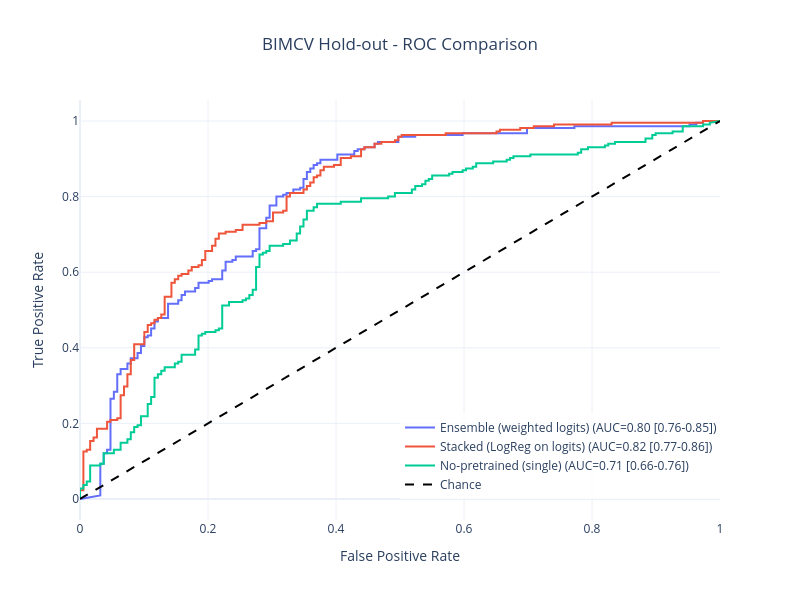
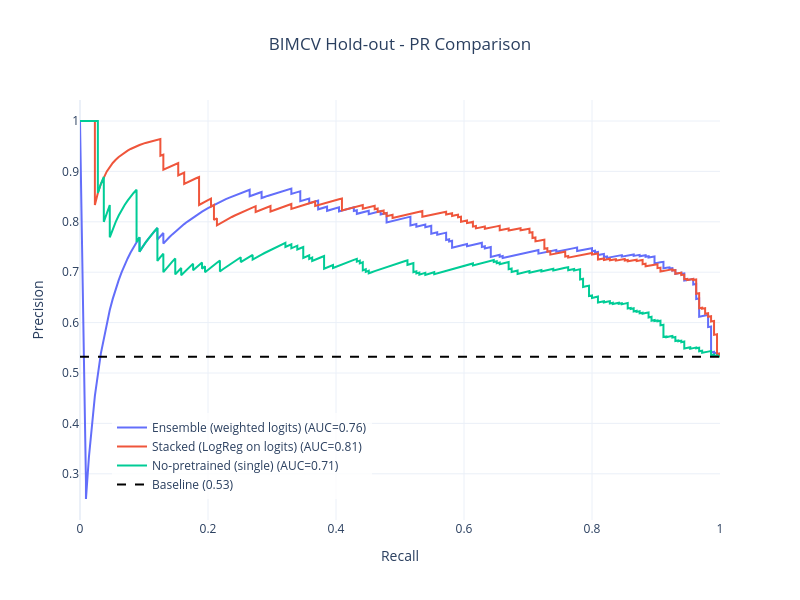

Notebook code for these charts, in order:
### Code cell
import numpy as np
import torch
import plotly.graph_objects as go
from sklearn.metrics import roc_curve, auc, precision_recall_curve, classification_report, confusion_matrix
from scipy import stats

# ==============================================================================
# 1. FUNCIONES ESTADÍSTICAS (DeLong Test)
# ==============================================================================

def fast_delong(predictions_sorted_transposed, label_1_count):
    """Implementación rápida del método DeLong para covarianza de AUCs."""
    m = label_1_count
    n = predictions_sorted_transposed.shape[1] - m
    positive_examples = predictions_sorted_transposed[:, :m]
    negative_examples = predictions_sorted_transposed[:, m:]
    k = predictions_sorted_transposed.shape[0]

    tx = np.empty([k, m], dtype=float)
    ty = np.empty([k, n], dtype=float)
    tz = np.empty([k, m + n], dtype=float)

    def compute_midrank(x):
        J = np.argsort(x)
        Z = x[J]
        N = len(x)
        T = np.zeros(N, dtype=float)
        i = 0
        while i < N:
            j = i
            while j < N and Z[j] == Z[i]: j += 1
            T[i:j] = 0.5 * (i + j - 1) + 1
            i = j
        T2 = np.empty(N, dtype=float); T2[J] = T
        return T2

    for r in range(k):
        tx[r, :] = compute_midrank(positive_examples[r, :])
        ty[r, :] = compute_midrank(negative_examples[r, :])
        tz[r, :] = compute_midrank(predictions_sorted_transposed[r, :])

    aucs = tz[:, :m].sum(axis=1) / m / n - float(m + 1.0) / 2.0 / n
    v01 = (tz[:, :m] - tx[:, :]) / n
    v10 = 1.0 - (tz[:, m:] - ty[:, :]) / m
    sx = np.cov(v01); sy = np.cov(v10)
    delongcov = sx / m + sy / n
    return aucs, delongcov

def compute_auc_with_ci(y_true, y_score, alpha=0.95):
    """Calcula AUC y su Intervalo de Confianza (95%)."""
    y_true = np.array(y_true); y_score = np.array(y_score)
    order = np.argsort(y_true)[::-1]
    y_true = y_true[order]; y_score = y_score[order]
    n_pos = int(y_true.sum())
    if n_pos == 0 or n_pos == len(y_true): return np.nan, np.nan, np.nan
    
    aucs, delongcov = fast_delong(y_score.reshape(1, -1), n_pos)
    auc_val = aucs[0]
    variance = delongcov.item() if np.ndim(delongcov)==0 else delongcov[0,0]
    std_err = np.sqrt(variance)
    z = stats.norm.ppf(0.5 + alpha / 2)
    ci_lo = max(0.0, auc_val - z*std_err)
    ci_hi = min(1.0, auc_val + z*std_err)
    return auc_val, ci_lo, ci_hi

def get_pvalue_compare_models(y_true, y_score_a, y_score_b):
    """Test de DeLong pareado: Modelo A vs Modelo B."""
    y_true = np.array(y_true); y_score_a = np.array(y_score_a); y_score_b = np.array(y_score_b)
    order = np.argsort(y_true)[::-1]
    y_true = y_true[order]; y_score_a = y_score_a[order]; y_score_b = y_score_b[order]
    n_pos = int(y_true.sum())
    
    preds = np.stack([y_score_a, y_score_b])
    aucs, sigma = fast_delong(preds, n_pos)
    l = np.array([[1, -1]])
    z = np.abs(np.diff(aucs)) / np.sqrt(np.dot(np.dot(l, sigma), l.T))
    return 2 * (1 - stats.norm.cdf(z[0][0]))

# ==============================================================================
# 2. FUNCIÓN DE COMPARACIÓN COMPLETA
# ==============================================================================

def compare_models_full_report(
    y_true,
    model_scores: dict,
    title_prefix: str = "Validation",
    width: int = 800,
    height: int = 600,
    out_path_roc: str = None,
    out_path_pr: str = None,
    show: bool = True,
):
    y_true = np.asarray(y_true).ravel().astype(int)
    prevalence = y_true.mean() if y_true.size else 0.0

    # Helper para extraer prob clase positiva
    def to_pos_scores(scores):
        if isinstance(scores, torch.Tensor):
            s = scores.detach().cpu().numpy()
        else:
            s = np.asarray(scores)
        if s.ndim == 2 and s.shape[1] == 2:
            return s[:, 1].ravel()
        return s.ravel()

    roc_curves = {}
    pr_curves = {}
    metrics = {}
    processed_scores = {} 

    print(f"\n{'='*60}")
    print(f"--- {title_prefix} DETAILED REPORT ---")
    print(f"{'='*60}\n")
    
    # 1. Métricas Globales (AUCs)
    for name, scores in model_scores.items():
        y_score = to_pos_scores(scores)
        processed_scores[name] = y_score
        
        if y_score.shape[0] != y_true.shape[0]:
            raise ValueError(f"{name}: length mismatch.")

        # DeLong AUC + CI
        roc_auc, ci_lo, ci_hi = compute_auc_with_ci(y_true, y_score)
        
        # PR Curve
        precision, recall, _ = precision_recall_curve(y_true, y_score)
        pr_auc = auc(recall, precision)
        
        # ROC Curve (para plot)
        fpr, tpr, _ = roc_curve(y_true, y_score)

        roc_curves[name] = (fpr, tpr, roc_auc)
        pr_curves[name] = (recall, precision, pr_auc)
        
        metrics[name] = {
            "roc_auc": roc_auc, "ci_lo": ci_lo, "ci_hi": ci_hi, "pr_auc": pr_auc
        }
        
        print(f">>> Model: {name}")
        print(f"    ROC-AUC: {roc_auc:.3f} (95% CI: {ci_lo:.3f}-{ci_hi:.3f})")
        print(f"    PR-AUC:  {pr_auc:.3f}")
        print("-" * 30)

    # 2. Classification Report & Confusion Matrix
    print(f"\n{'='*60}")
    print("--- CLASSIFICATION REPORT (Threshold = 0.5) ---")
    print(f"{'='*60}")
    
    for name, y_score in processed_scores.items():
        pred_labels = (y_score >= 0.5).astype(int)
        report = classification_report(y_true, pred_labels, target_names=['Non-csPC', 'csPC'])
        cm = confusion_matrix(y_true, pred_labels)
        
        print(f"\nModel: {name}")
        print(report)
        print(f"Confusion Matrix:\n{cm}")
        print("-" * 40)

    # 3. Plotting ROC
    fig_roc = go.Figure()
    for name, (fpr, tpr, roc_auc) in roc_curves.items():
        ci_txt = f"[{metrics[name]['ci_lo']:.2f}-{metrics[name]['ci_hi']:.2f}]"
        fig_roc.add_trace(go.Scatter(
            x=fpr, y=tpr, mode="lines",
            name=f"{name} (AUC={roc_auc:.2f} {ci_txt})"
        ))
    fig_roc.add_trace(go.Scatter(x=[0, 1], y=[0, 1], mode="lines", line=dict(color="black", dash="dash"), name="Chance"))
    
    fig_roc.update_layout(
        title=dict(text=f"{title_prefix} - ROC Comparison", x=0.5),
        xaxis_title="False Positive Rate", yaxis_title="True Positive Rate",
        width=width, height=height, template="plotly_white",
        legend=dict(x=0.50, y=0.05, bgcolor='rgba(255,255,255,0.8)')
    )

    # 4. Plotting PR
    fig_pr = go.Figure()
    for name, (recall, precision, pr_auc_val) in pr_curves.items():
        fig_pr.add_trace(go.Scatter(
            x=recall, y=precision, mode="lines",
            name=f"{name} (AUC={pr_auc_val:.2f})"
        ))
    fig_pr.add_trace(go.Scatter(
        x=[0, 1], y=[prevalence, prevalence], mode="lines", 
        line=dict(color="black", dash="dash"), name=f"Baseline ({prevalence:.2f})"
    ))
    
    fig_pr.update_layout(
        title=dict(text=f"{title_prefix} - PR Comparison", x=0.5),
        xaxis_title="Recall", yaxis_title="Precision",
        width=width, height=height, template="plotly_white",
        legend=dict(x=0.05, y=0.05, bgcolor='rgba(255,255,255,0.8)')
    )

    if show:
        fig_roc.show()
        fig_pr.show()
    if out_path_roc: fig_roc.write_image(out_path_roc, scale=2)
    if out_path_pr: fig_pr.write_image(out_path_pr, scale=2)

    return fig_roc, fig_pr, metrics, processed_scores

# ==============================================================================
# 3. EJECUCIÓN
# ==============================================================================

# Asegúrate de que y_true_val y tus probabilidades (probs_*) estén definidos
y_true_val = np.array([int(sample["label"][1]) for sample in val_dataloader.dataset])

fig_roc, fig_pr, metrics_results, scores_dict = compare_models_full_report(
    y_true=y_true_val,
    model_scores={
        "Ensemble (weighted logits)": probs_ensemble,
        "Stacked (LogReg on logits)": probs_stack_val,
        "No-pretrained (single)": probs_no_pretrained,
        # "Averaged model": probs_avg, # Descomentar si lo tienes
    },
    title_prefix="BIMCV Hold-out",
    out_path_roc="outputs/figures/results/compare_roc_bimcv_validation.pdf",
    out_path_pr="outputs/figures/results/compare_pr_bimcv_validation.pdf"
)

# --- STATISTICAL TESTS (Paired DeLong) ---
print(f"\n{'='*60}")
print("--- STATISTICAL SIGNIFICANCE (Paired DeLong Test) ---")
print(f"{'='*60}")

def print_pvalue(name_a, name_b):
    p_val = get_pvalue_compare_models(y_true_val, scores_dict[name_a], scores_dict[name_b])
    print(f"{name_a} vs {name_b}")
    print(f"   p-value = {p_val:.2e} ({p_val:.5f})")
    if p_val < 0.05: print("   Result: SIGNIFICANT")
    else:            print("   Result: NOT significant")
    print("-" * 30)

# Comparaciones clave
print_pvalue("Stacked (LogReg on logits)", "No-pretrained (single)")
print_pvalue("Ensemble (weighted logits)", "No-pretrained (single)")

### Figure 1 — Plotly figure (JSON) as saved in the notebook; plotly's stock layout.template omitted (floating-point values rounded to 4 significant figures; data arrays with more than 128 entries replaced by an {"elided": "..."} marker saying what was removed)
{"data": [{"mode": "lines", "name": "Ensemble (weighted logits) (AUC=0.80 [0.76-0.85])", "type": "scatter", "x": [0.0, 0.02646, 0.03175, 0.03175, 0.03175, 0.03175, 0.03175, 0.03175, 0.03704, 0.03704, 0.04233, 0.04233, 0.04762, 0.04762, 0.04762, 0.04762, 0.05291, 0.05291, 0.0582, 0.0582, 0.06349, 0.06349, 0.07407, 0.07407, 0.07937, 0.07937, 0.08995, 0.08995, 0.09524, 0.09524, 0.1005, 0.1005, 0.1058, 0.1058, 0.1111, 0.1111, 0.1164, 0.1164, 0.1217, 0.1217, 0.1376, 0.1376, 0.1534, 0.1534, 0.1587, 0.1587, 0.164, 0.164, 0.1799, 0.1799, 0.1852, 0.1852, 0.2011, 0.2011, 0.2063, 0.2063, 0.2222, 0.2222, 0.2275, 0.2275, 0.2381, 0.2381, 0.2434, 0.2434, 0.2698, 0.2698, 0.2751, 0.2751, 0.2804, 0.2804, 0.291, 0.291, 0.2963, 0.2963, 0.3069, 0.3069, 0.3175, 0.3175, 0.3228, 0.3228, 0.3333, 0.3333, 0.3439, 0.3439, 0.3492, 0.3492, 0.3545, 0.3545, 0.3598, 0.3598, 0.3651, 0.3651, 0.3704, 0.3704, 0.3757, 0.3757, 0.4021, 0.4021, 0.4286, 0.4286, 0.4339, 0.4339, 0.4444, 0.4444, 0.4603, 0.4603, 0.4656, 0.4656, 0.4974, 0.4974, 0.5238, 0.5238, 0.5979, 0.5979, 0.6984, 0.6984, 0.7725, 0.7725, 0.9524, 0.9524, 0.963, 0.963, 0.9735, 0.9735, 0.9894, 1.0], "y": [0.0, 0.009302, 0.009302, 0.02326, 0.03256, 0.03721, 0.04651, 0.09302, 0.09302, 0.1209, 0.1209, 0.1302, 0.1302, 0.1907, 0.2, 0.2651, 0.2651, 0.2837, 0.2837, 0.3302, 0.3302, 0.3442, 0.3442, 0.3581, 0.3581, 0.3721, 0.3721, 0.386, 0.386, 0.4047, 0.4047, 0.4279, 0.4279, 0.4326, 0.4326, 0.4512, 0.4512, 0.4698, 0.4698, 0.4791, 0.4791, 0.5163, 0.5163, 0.5256, 0.5256, 0.5395, 0.5395, 0.5488, 0.5488, 0.5581, 0.5581, 0.5721, 0.5721, 0.5767, 0.5767, 0.5814, 0.5814, 0.6047, 0.6047, 0.6279, 0.6279, 0.6326, 0.6326, 0.6419, 0.6419, 0.6558, 0.6558, 0.6605, 0.6605, 0.7163, 0.7163, 0.7442, 0.7442, 0.7767, 0.7767, 0.8, 0.8, 0.8047, 0.8047, 0.8093, 0.8093, 0.8186, 0.8186, 0.8233, 0.8233, 0.8465, 0.8465, 0.8651, 0.8651, 0.8744, 0.8744, 0.8837, 0.8837, 0.8884, 0.8884, 0.8977, 0.8977, 0.9116, 0.9116, 0.9209, 0.9209, 0.9256, 0.9256, 0.9302, 0.9302, 0.9395, 0.9395, 0.9442, 0.9442, 0.9581, 0.9581, 0.9628, 0.9628, 0.9674, 0.9674, 0.9814, 0.9814, 0.986, 0.986, 0.9907, 0.9907, 0.9953, 0.9953, 1.0, 1.0, 1.0]}, {"mode": "lines", "name": "Stacked (LogReg on logits) (AUC=0.82 [0.77-0.86])", "type": "scatter", "x": {"elided": "141 float values"}, "y": {"elided": "141 float values"}}, {"mode": "lines", "name": "No-pretrained (single) (AUC=0.71 [0.66-0.76])", "type": "scatter", "x": {"elided": "170 float values"}, "y": {"elided": "170 float values"}}, {"line": {"color": "black", "dash": "dash"}, "mode": "lines", "name": "Chance", "type": "scatter", "x": [0, 1], "y": [0, 1]}], "layout": {"height": 600, "legend": {"bgcolor": "rgba(255,255,255,0.8)", "x": 0.5, "y": 0.05}, "title": {"text": "BIMCV Hold-out - ROC Comparison", "x": 0.5}, "width": 800, "xaxis": {"title": {"text": "False Positive Rate"}}, "yaxis": {"title": {"text": "True Positive Rate"}}}}

### Figure 2 — Plotly figure (JSON) as saved in the notebook; plotly's stock layout.template omitted (floating-point values rounded to 4 significant figures; data arrays with more than 128 entries replaced by an {"elided": "..."} marker saying what was removed)
{"data": [{"mode": "lines", "name": "Ensemble (weighted logits) (AUC=0.76)", "type": "scatter", "x": {"elided": "395 float values"}, "y": {"elided": "395 float values"}}, {"mode": "lines", "name": "Stacked (LogReg on logits) (AUC=0.81)", "type": "scatter", "x": {"elided": "402 float values"}, "y": {"elided": "402 float values"}}, {"mode": "lines", "name": "No-pretrained (single) (AUC=0.71)", "type": "scatter", "x": {"elided": "397 float values"}, "y": {"elided": "397 float values"}}, {"line": {"color": "black", "dash": "dash"}, "mode": "lines", "name": "Baseline (0.53)", "type": "scatter", "x": [0, 1], "y": [0.5322, 0.5322]}], "layout": {"height": 600, "legend": {"bgcolor": "rgba(255,255,255,0.8)", "x": 0.05, "y": 0.05}, "title": {"text": "BIMCV Hold-out - PR Comparison", "x": 0.5}, "width": 800, "xaxis": {"title": {"text": "Recall"}}, "yaxis": {"title": {"text": "Precision"}}}}
